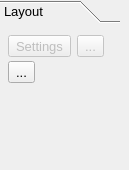
         <widget class="QWidget" name="layoutMode_Page">
          <widget class="QToolBox" name="layout_ToolBox">
           <property name="enabled">
            <bool>true</bool>
           </property>
           <property name="geometry">
            <rect>
             <x>0</x>
             <y>0</y>
             <width>120</width>
             <height>161</height>
            </rect>
           </property>
           <property name="sizePolicy">
            <sizepolicy hsizetype="Preferred" vsizetype="Maximum">
             <horstretch>1</horstretch>
             <verstretch>0</verstretch>
            </sizepolicy>
           </property>
           <property name="minimumSize">
            <size>
             <width>120</width>
             <height>0</height>
            </size>
           </property>
           <property name="maximumSize">
            <size>
             <width>16777215</width>
             <height>16777215</height>
            </size>
           </property>
           <property name="font">
            <font>
             <pointsize>10</pointsize>
            </font>
           </property>
           <property name="toolTip">
            <string/>
           </property>
           <property name="currentIndex">
            <number>0</number>
           </property>
           <property name="tabSpacing">
            <number>4</number>
           </property>
           <widget class="QWidget" name="layout_Page">
            <property name="geometry">
             <rect>
              <x>0</x>
              <y>0</y>
              <width>120</width>
              <height>129</height>
             </rect>
            </property>
            <attribute name="icon">
             <iconset>
              <normaloff>:/toolicon/32x32/layout_toolbox.png</normaloff>:/toolicon/32x32/layout_toolbox.png</iconset>
            </attribute>
            <attribute name="label">
             <string>Layout</string>
            </attribute>
            <attribute name="toolTip">
             <string>Layout</string>
            </attribute>
            <layout class="QFormLayout" name="formLayout_15">
             <property name="fieldGrowthPolicy">
              <enum>QFormLayout::AllNonFixedFieldsGrow</enum>
             </property>
             <property name="verticalSpacing">
              <number>4</number>
             </property>
             <property name="leftMargin">
              <number>8</number>
             </property>
             <property name="topMargin">
              <number>8</number>
             </property>
             <property name="rightMargin">
              <number>8</number>
             </property>
             <property name="bottomMargin">
              <number>8</number>
             </property>
             <item row="0" column="0">
              <widget class="QToolButton" name="layoutSettings_ToolButton">
               <property name="enabled">
                <bool>false</bool>
               </property>
               <property name="toolTip">
                <string>New Print Layout (N, L)</string>
               </property>
               <property name="text">
                <string>Settings</string>
               </property>
               <property name="icon">
                <iconset>
                 <normaloff>:/toolicon/32x32/layout_settings.png</normaloff>:/toolicon/32x32/layout_settings.png</iconset>
               </property>
               <property name="iconSize">
                <size>
                 <width>32</width>
                 <height>32</height>
                </size>
               </property>
               <property name="checkable">
                <bool>true</bool>
               </property>
              </widget>
             </item>
             <item row="0" column="1">
              <widget class="QToolButton" name="exportLayout_ToolButton">
               <property name="enabled">
                <bool>false</bool>
               </property>
               <property name="toolTip">
                <string>Export Layout (E, L)</string>
               </property>
               <property name="text">
                <string notr="true">...</string>
               </property>
               <property name="icon">
                <iconset>
                 <normaloff>:/toolicon/32x32/export.png</normaloff>:/toolicon/32x32/export.png</iconset>
               </property>
               <property name="iconSize">
                <size>
                 <width>32</width>
                 <height>32</height>
                </size>
               </property>
               <property name="checkable">
                <bool>true</bool>
               </property>
              </widget>
             </item>
             <item row="1" column="0">
              <widget class="QToolButton" name="printPreview_toolButton">
               <property name="text">
                <string>...</string>
               </property>
               <property name="icon">
                <iconset resource="../../libs/vmisc/share/resources/theme.qrc">
                 <normaloff>:/icons/win.icon.theme/32x32/actions/document-print-preview.png</normaloff>:/icons/win.icon.theme/32x32/actions/document-print-preview.png</iconset>
               </property>
               <property name="iconSize">
                <size>
                 <width>32</width>
                 <height>32</height>
                </size>
               </property>
              </widget>
             </item>
            </layout>
           </widget>
          </widget>
         </widget>
